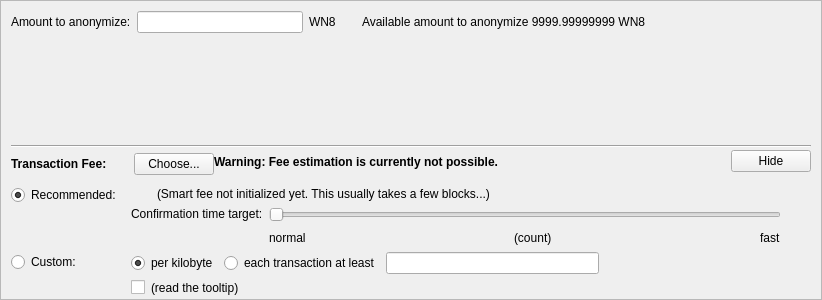
    <widget class="QFrame" name="verticalFrame">
     <property name="sizePolicy">
      <sizepolicy hsizetype="Preferred" vsizetype="Expanding">
       <horstretch>0</horstretch>
       <verstretch>0</verstretch>
      </sizepolicy>
     </property>
     <property name="minimumSize">
      <size>
       <width>0</width>
       <height>0</height>
      </size>
     </property>
     <property name="maximumSize">
      <size>
       <width>16777215</width>
       <height>300</height>
      </size>
     </property>
     <property name="frameShape">
      <enum>QFrame::StyledPanel</enum>
     </property>
     <property name="frameShadow">
      <enum>QFrame::Sunken</enum>
     </property>
     <layout class="QVBoxLayout" name="verticalLayout_6">
      <property name="leftMargin">
       <number>10</number>
      </property>
      <property name="topMargin">
       <number>10</number>
      </property>
      <property name="rightMargin">
       <number>10</number>
      </property>
      <property name="bottomMargin">
       <number>0</number>
      </property>
      <item>
       <layout class="QHBoxLayout" name="horizontalLayout_4">
        <property name="topMargin">
         <number>0</number>
        </property>
        <property name="bottomMargin">
         <number>0</number>
        </property>
        <item>
         <widget class="QLabel" name="amountToAnoymizeLabel">
          <property name="text">
           <string>Amount to anonymize:</string>
          </property>
         </widget>
        </item>
        <item>
         <widget class="BitcoinAmountField" name="anonymizeAmount"/>
        </item>
        <item>
         <widget class="QLabel" name="anonymizeUnit">
          <property name="text">
           <string>WN8</string>
          </property>
         </widget>
        </item>
        <item>
         <spacer name="horizontalSpacer_10">
          <property name="orientation">
           <enum>Qt::Horizontal</enum>
          </property>
          <property name="sizeType">
           <enum>QSizePolicy::Fixed</enum>
          </property>
          <property name="sizeHint" stdset="0">
           <size>
            <width>20</width>
            <height>20</height>
           </size>
          </property>
         </spacer>
        </item>
        <item>
         <widget class="QLabel" name="availableAmounToAnonymize">
          <property name="text">
           <string>Available amount to anonymize 9999.99999999 WN8</string>
          </property>
         </widget>
        </item>
        <item>
         <spacer name="horizontalSpacer_8">
          <property name="orientation">
           <enum>Qt::Horizontal</enum>
          </property>
          <property name="sizeHint" stdset="0">
           <size>
            <width>40</width>
            <height>20</height>
           </size>
          </property>
         </spacer>
        </item>
       </layout>
      </item>
      <item>
       <spacer name="verticalSpacer_10">
        <property name="orientation">
         <enum>Qt::Vertical</enum>
        </property>
        <property name="sizeHint" stdset="0">
         <size>
          <width>20</width>
          <height>600</height>
         </size>
        </property>
       </spacer>
      </item>
      <item>
       <layout class="QVBoxLayout" name="verticalLayoutFee2" stretch="0,0,0,0">
        <property name="spacing">
         <number>0</number>
        </property>
        <property name="leftMargin">
         <number>0</number>
        </property>
        <property name="topMargin">
         <number>0</number>
        </property>
        <item>
         <layout class="QVBoxLayout" name="verticalLayout_4">
          <item>
           <widget class="Line" name="line">
            <property name="orientation">
             <enum>Qt::Horizontal</enum>
            </property>
           </widget>
          </item>
         </layout>
        </item>
        <item>
         <layout class="QHBoxLayout" name="horizontalLayoutFee1">
          <property name="bottomMargin">
           <number>0</number>
          </property>
          <item>
           <layout class="QVBoxLayout" name="verticalLayoutFee7">
            <property name="spacing">
             <number>0</number>
            </property>
            <item>
             <spacer name="verticalSpacer_8">
              <property name="orientation">
               <enum>Qt::Vertical</enum>
              </property>
              <property name="sizeType">
               <enum>QSizePolicy::Fixed</enum>
              </property>
              <property name="sizeHint" stdset="0">
               <size>
                <width>1</width>
                <height>5</height>
               </size>
              </property>
             </spacer>
            </item>
            <item>
             <layout class="QHBoxLayout" name="horizontalLayoutSmartFee">
              <property name="spacing">
               <number>10</number>
              </property>
              <item>
               <widget class="QLabel" name="labelFeeHeadline">
                <property name="sizePolicy">
                 <sizepolicy hsizetype="Preferred" vsizetype="Maximum">
                  <horstretch>0</horstretch>
                  <verstretch>0</verstretch>
                 </sizepolicy>
                </property>
                <property name="font">
                 <font>
                  <bold>true</bold>
                 </font>
                </property>
                <property name="styleSheet">
                 <string notr="true">font-weight:bold;</string>
                </property>
                <property name="text">
                 <string>Transaction Fee:</string>
                </property>
               </widget>
              </item>
              <item>
               <widget class="QLabel" name="labelFeeMinimized">
                <property name="text">
                 <string/>
                </property>
               </widget>
              </item>
              <item>
               <widget class="QPushButton" name="buttonChooseFee">
                <property name="text">
                 <string>Choose...</string>
                </property>
               </widget>
              </item>
             </layout>
            </item>
            <item>
             <spacer name="verticalSpacer_5">
              <property name="orientation">
               <enum>Qt::Vertical</enum>
              </property>
              <property name="sizeHint" stdset="0">
               <size>
                <width>1</width>
                <height>1</height>
               </size>
              </property>
             </spacer>
            </item>
           </layout>
          </item>
          <item>
           <widget class="QLabel" name="fallbackFeeWarningLabel">
            <property name="font">
             <font>
              <bold>true</bold>
             </font>
            </property>
            <property name="toolTip">
             <string>Using the fallbackfee can result in sending a transaction that will take several hours or days (or never) to confirm. Consider choosing your fee manually or wait until your have validated the complete chain.</string>
            </property>
            <property name="text">
             <string>Warning: Fee estimation is currently not possible.</string>
            </property>
            <property name="wordWrap">
             <bool>false</bool>
            </property>
           </widget>
          </item>
          <item>
           <spacer name="horizontalSpacer_4">
            <property name="orientation">
             <enum>Qt::Horizontal</enum>
            </property>
            <property name="sizeType">
             <enum>QSizePolicy::MinimumExpanding</enum>
            </property>
            <property name="sizeHint" stdset="0">
             <size>
              <width>40</width>
              <height>20</height>
             </size>
            </property>
           </spacer>
          </item>
          <item>
           <widget class="QPushButton" name="buttonMinimizeFee">
            <property name="toolTip">
             <string>collapse fee-settings</string>
            </property>
            <property name="text">
             <string>Hide</string>
            </property>
           </widget>
          </item>
         </layout>
        </item>
        <item>
         <widget class="QFrame" name="frameFeeSelection">
          <layout class="QVBoxLayout" name="verticalLayoutFee12">
           <property name="spacing">
            <number>0</number>
           </property>
           <property name="leftMargin">
            <number>0</number>
           </property>
           <property name="topMargin">
            <number>0</number>
           </property>
           <property name="rightMargin">
            <number>0</number>
           </property>
           <property name="bottomMargin">
            <number>0</number>
           </property>
           <item>
            <layout class="QGridLayout" name="gridLayoutFee">
             <property name="topMargin">
              <number>10</number>
             </property>
             <property name="bottomMargin">
              <number>4</number>
             </property>
             <property name="horizontalSpacing">
              <number>10</number>
             </property>
             <property name="verticalSpacing">
              <number>4</number>
             </property>
             <item row="1" column="1">
              <layout class="QVBoxLayout" name="verticalLayoutFee8">
               <property name="spacing">
                <number>6</number>
               </property>
               <item>
                <layout class="QHBoxLayout" name="horizontalLayoutFee13">
                 <item>
                  <widget class="QRadioButton" name="radioCustomPerKilobyte">
                   <property name="toolTip">
                    <string>If the custom fee is set to 1000 satoshis and the transaction is only 250 bytes, then &quot;per kilobyte&quot; only pays 250 satoshis in fee, while &quot;total at least&quot; pays 1000 satoshis. For transactions bigger than a kilobyte both pay by kilobyte.</string>
                   </property>
                   <property name="text">
                    <string>per kilobyte</string>
                   </property>
                   <property name="checked">
                    <bool>true</bool>
                   </property>
                   <attribute name="buttonGroup">
                    <string notr="true">groupCustomFee</string>
                   </attribute>
                  </widget>
                 </item>
                 <item>
                  <widget class="QRadioButton" name="radioCustomAtLeast">
                   <property name="toolTip">
                    <string>If the custom fee is set to 1000 satoshis and the transaction is only 250 bytes, then &quot;per kilobyte&quot; only pays 250 satoshis in fee, while &quot;total at least&quot; pays 1000 satoshis. For transactions bigger than a kilobyte both pay by kilobyte.</string>
                   </property>
                   <property name="text">
                    <string>each transaction at least</string>
                   </property>
                   <attribute name="buttonGroup">
                    <string notr="true">groupCustomFee</string>
                   </attribute>
                  </widget>
                 </item>
                 <item>
                  <widget class="BitcoinAmountField" name="customFee"/>
                 </item>
                 <item>
                  <spacer name="horizontalSpacer_6">
                   <property name="orientation">
                    <enum>Qt::Horizontal</enum>
                   </property>
                   <property name="sizeHint" stdset="0">
                    <size>
                     <width>1</width>
                     <height>1</height>
                    </size>
                   </property>
                  </spacer>
                 </item>
                </layout>
               </item>
               <item>
                <layout class="QHBoxLayout" name="horizontalLayoutFee8">
                 <item>
                  <widget class="QCheckBox" name="checkBoxMinimumFee">
                   <property name="toolTip">
                    <string>Paying only the minimum fee is just fine as long as there is less transaction volume than space in the blocks. But be aware that this can end up in a never confirming transaction once there is more demand for Firo transactions than the network can process.</string>
                   </property>
                   <property name="text">
                    <string/>
                   </property>
                  </widget>
                 </item>
                 <item>
                  <widget class="QLabel" name="labelMinFeeWarning">
                   <property name="enabled">
                    <bool>true</bool>
                   </property>
                   <property name="toolTip">
                    <string>Paying only the minimum fee is just fine as long as there is less transaction volume than space in the blocks. But be aware that this can end up in a never confirming transaction once there is more demand for Firo transactions than the network can process.</string>
                   </property>
                   <property name="text">
                    <string>(read the tooltip)</string>
                   </property>
                   <property name="margin">
                    <number>5</number>
                   </property>
                  </widget>
                 </item>
                 <item>
                  <spacer name="horizontalSpacer_2">
                   <property name="orientation">
                    <enum>Qt::Horizontal</enum>
                   </property>
                   <property name="sizeHint" stdset="0">
                    <size>
                     <width>1</width>
                     <height>1</height>
                    </size>
                   </property>
                  </spacer>
                 </item>
                </layout>
               </item>
              </layout>
             </item>
             <item row="0" column="0">
              <layout class="QVBoxLayout" name="verticalLayoutFee4" stretch="0,1">
               <item>
                <widget class="QRadioButton" name="radioSmartFee">
                 <property name="text">
                  <string>Recommended:</string>
                 </property>
                 <property name="checked">
                  <bool>true</bool>
                 </property>
                 <attribute name="buttonGroup">
                  <string notr="true">groupFee</string>
                 </attribute>
                </widget>
               </item>
               <item>
                <spacer name="verticalSpacer_2">
                 <property name="orientation">
                  <enum>Qt::Vertical</enum>
                 </property>
                 <property name="sizeHint" stdset="0">
                  <size>
                   <width>1</width>
                   <height>1</height>
                  </size>
                 </property>
                </spacer>
               </item>
              </layout>
             </item>
             <item row="1" column="0">
              <layout class="QVBoxLayout" name="verticalLayoutFee9" stretch="0,1">
               <item>
                <widget class="QRadioButton" name="radioCustomFee">
                 <property name="text">
                  <string>Custom:</string>
                 </property>
                 <attribute name="buttonGroup">
                  <string notr="true">groupFee</string>
                 </attribute>
                </widget>
               </item>
               <item>
                <spacer name="verticalSpacer_6">
                 <property name="orientation">
                  <enum>Qt::Vertical</enum>
                 </property>
                 <property name="sizeHint" stdset="0">
                  <size>
                   <width>1</width>
                   <height>1</height>
                  </size>
                 </property>
                </spacer>
               </item>
              </layout>
             </item>
             <item row="0" column="1">
              <layout class="QVBoxLayout" name="verticalLayoutFee3" stretch="0,0,1">
               <property name="spacing">
                <number>6</number>
               </property>
               <property name="topMargin">
                <number>2</number>
               </property>
               <item>
                <layout class="QHBoxLayout" name="horizontalLayoutFee12">
                 <item>
                  <widget class="QLabel" name="labelSmartFee">
                   <property name="text">
                    <string/>
                   </property>
                   <property name="margin">
                    <number>2</number>
                   </property>
                  </widget>
                 </item>
                 <item>
                  <widget class="QLabel" name="labelFeeEstimation">
                   <property name="text">
                    <string/>
                   </property>
                  </widget>
                 </item>
                 <item>
                  <widget class="QLabel" name="labelSmartFee2">
                   <property name="text">
                    <string>(Smart fee not initialized yet. This usually takes a few blocks...)</string>
                   </property>
                   <property name="margin">
                    <number>2</number>
                   </property>
                  </widget>
                 </item>
                 <item>
                  <spacer name="horizontalSpacer_5">
                   <property name="orientation">
                    <enum>Qt::Horizontal</enum>
                   </property>
                   <property name="sizeHint" stdset="0">
                    <size>
                     <width>1</width>
                     <height>1</height>
                    </size>
                   </property>
                  </spacer>
                 </item>
                </layout>
               </item>
               <item>
                <layout class="QHBoxLayout" name="horizontalLayoutFee9">
                 <item>
                  <layout class="QVBoxLayout" name="verticalLayoutFee6">
                   <item>
                    <widget class="QLabel" name="labelSmartFee3">
                     <property name="text">
                      <string>Confirmation time target:</string>
                     </property>
                     <property name="margin">
                      <number>2</number>
                     </property>
                    </widget>
                   </item>
                   <item>
                    <spacer name="verticalSpacer_3">
                     <property name="orientation">
                      <enum>Qt::Vertical</enum>
                     </property>
                     <property name="sizeHint" stdset="0">
                      <size>
                       <width>1</width>
                       <height>1</height>
                      </size>
                     </property>
                    </spacer>
                   </item>
                  </layout>
                 </item>
                 <item>
                  <layout class="QVBoxLayout" name="verticalLayoutFee5">
                   <property name="rightMargin">
                    <number>30</number>
                   </property>
                   <item>
                    <widget class="QSlider" name="sliderSmartFee">
                     <property name="minimum">
                      <number>0</number>
                     </property>
                     <property name="maximum">
                      <number>23</number>
                     </property>
                     <property name="pageStep">
                      <number>1</number>
                     </property>
                     <property name="value">
                      <number>0</number>
                     </property>
                     <property name="orientation">
                      <enum>Qt::Horizontal</enum>
                     </property>
                     <property name="invertedAppearance">
                      <bool>false</bool>
                     </property>
                     <property name="invertedControls">
                      <bool>false</bool>
                     </property>
                     <property name="tickPosition">
                      <enum>QSlider::NoTicks</enum>
                     </property>
                    </widget>
                   </item>
                   <item>
                    <layout class="QHBoxLayout" name="horizontalLayoutFee10">
                     <item>
                      <widget class="QLabel" name="labelSmartFeeNormal">
                       <property name="text">
                        <string>normal</string>
                       </property>
                      </widget>
                     </item>
                     <item>
                      <spacer name="horizontalSpacer_7">
                       <property name="orientation">
                        <enum>Qt::Horizontal</enum>
                       </property>
                       <property name="sizeHint" stdset="0">
                        <size>
                         <width>40</width>
                         <height>20</height>
                        </size>
                       </property>
                      </spacer>
                     </item>
                     <item>
                      <widget class="QLabel" name="confirmationTargetLabel">
                       <property name="text">
                        <string notr="true">(count)</string>
                       </property>
                      </widget>
                     </item>
                     <item>
                      <spacer name="horizontalSpacer_3">
                       <property name="orientation">
                        <enum>Qt::Horizontal</enum>
                       </property>
                       <property name="sizeHint" stdset="0">
                        <size>
                         <width>40</width>
                         <height>20</height>
                        </size>
                       </property>
                      </spacer>
                     </item>
                     <item>
                      <widget class="QLabel" name="labelSmartFeeFast">
                       <property name="text">
                        <string>fast</string>
                       </property>
                      </widget>
                     </item>
                    </layout>
                   </item>
                  </layout>
                 </item>
                </layout>
               </item>
               <item>
                <spacer name="verticalSpacer_4">
                 <property name="orientation">
                  <enum>Qt::Vertical</enum>
                 </property>
                 <property name="sizeHint" stdset="0">
                  <size>
                   <width>1</width>
                   <height>1</height>
                  </size>
                 </property>
                </spacer>
               </item>
              </layout>
             </item>
            </layout>
           </item>
          </layout>
         </widget>
        </item>
        <item>
         <spacer name="verticalSpacerFee">
          <property name="orientation">
           <enum>Qt::Vertical</enum>
          </property>
          <property name="sizeHint" stdset="0">
           <size>
            <width>800</width>
            <height>1</height>
           </size>
          </property>
         </spacer>
        </item>
       </layout>
      </item>
     </layout>
    </widget>
